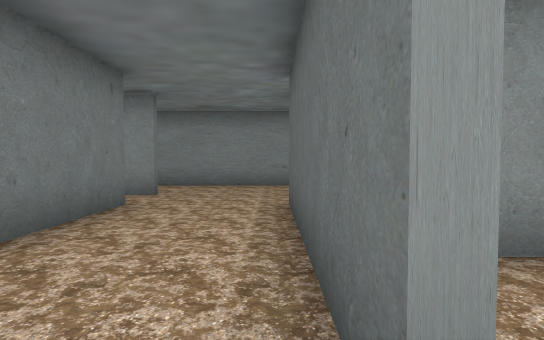
view 1 (above)

24 first-person views from a walk through a 3-D level made in the Unity game engine. The camera is 1.5 m above the floor, tilts 2° down and sees 85° across. The floor is counted in squares, 2 m on a side. Each view is taken from the middle of a square. On the plan, view 1 faces up. The plan holds only what a view shows up to about 10 squares ahead; the rest is blank. The place goes on beyond the plan. The player character is not drawn. Some surface patterns are stand-ins.

view 2
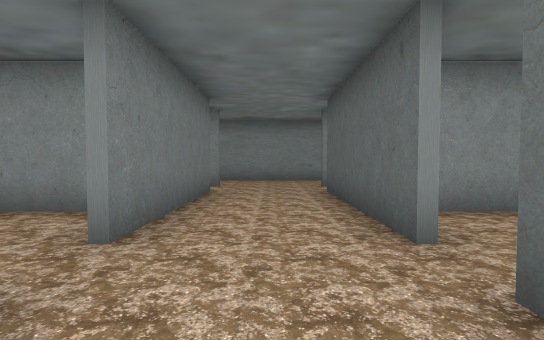

view 3
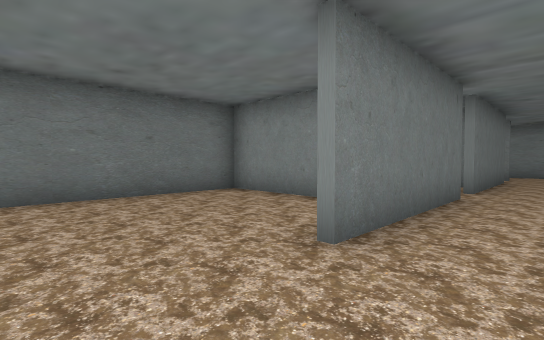

view 4
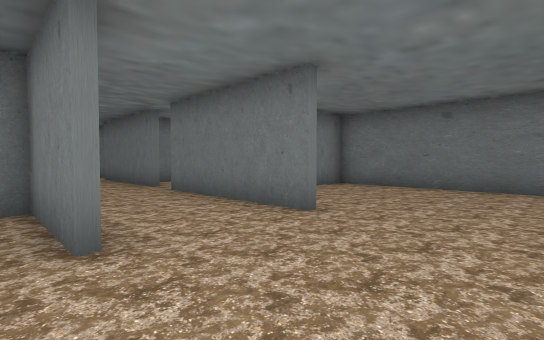

view 5
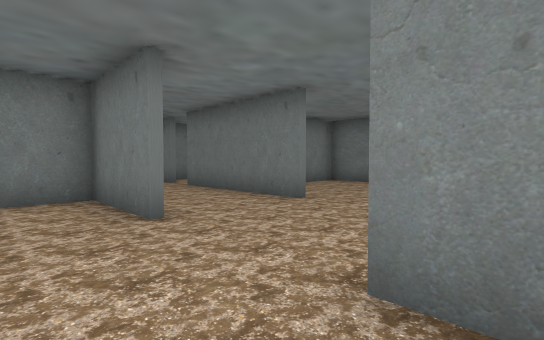

view 6
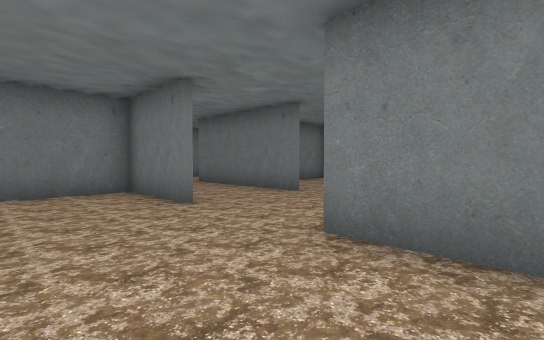

view 7
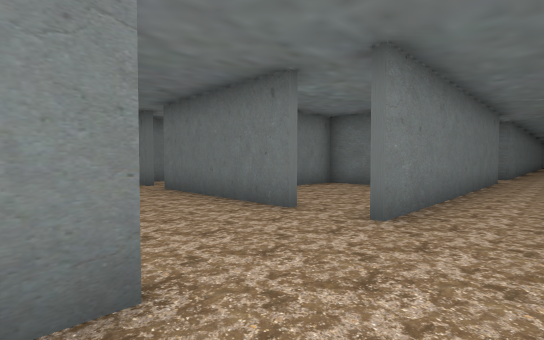

view 8
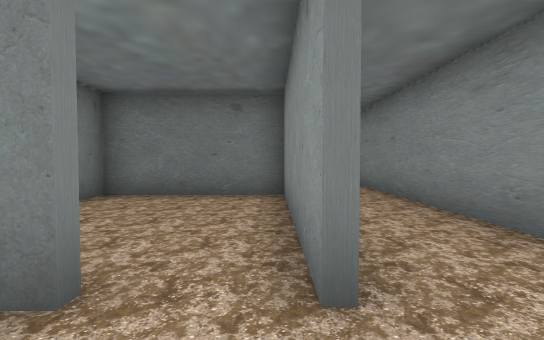

view 9
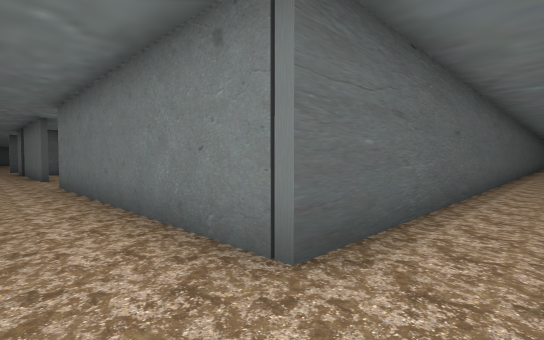

view 10
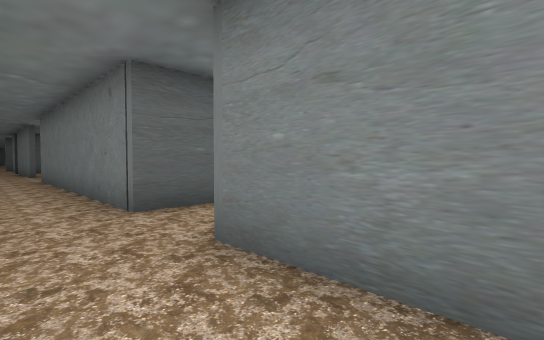

view 11
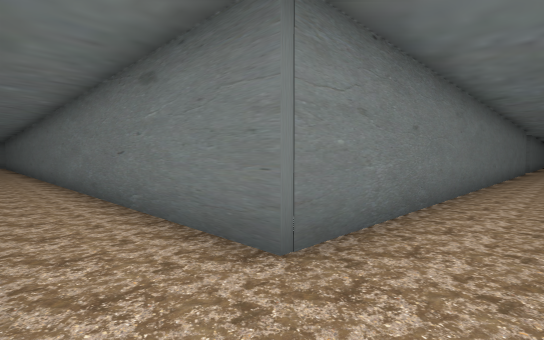

view 12
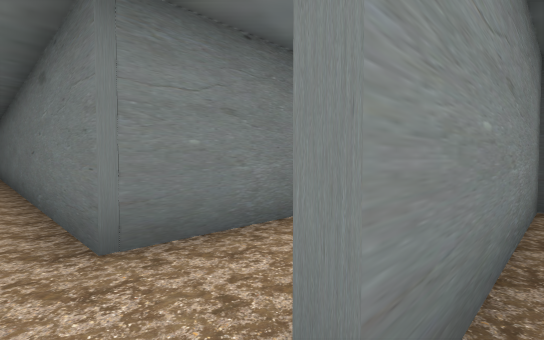

view 13
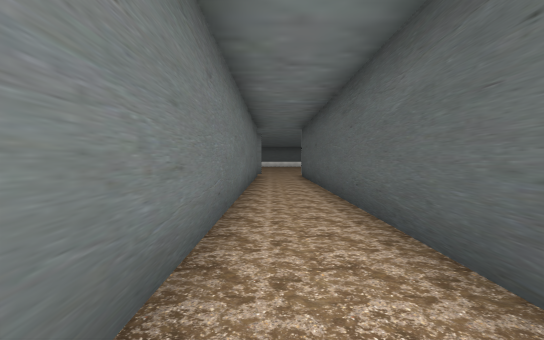

view 14
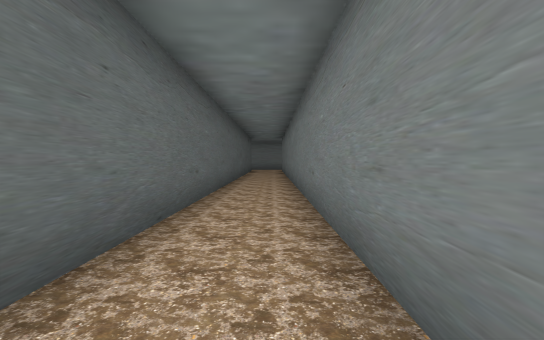

view 15
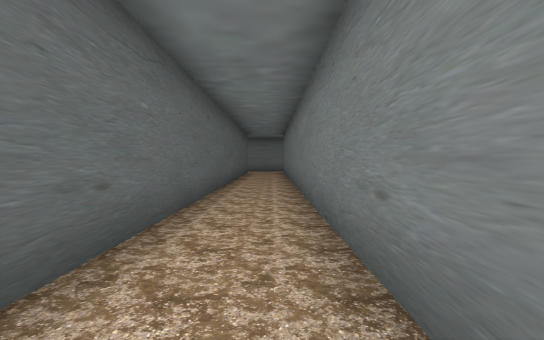

view 16
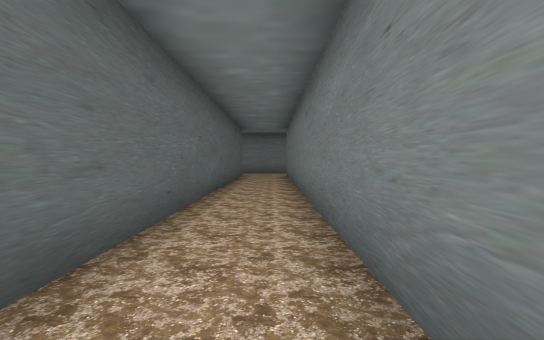

view 17
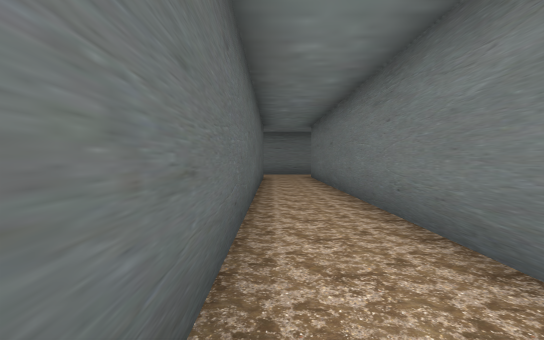

view 18
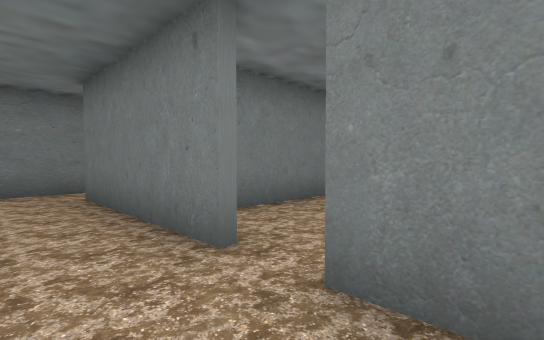

view 19
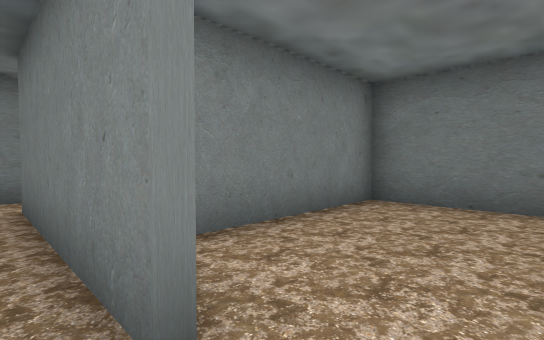

view 20
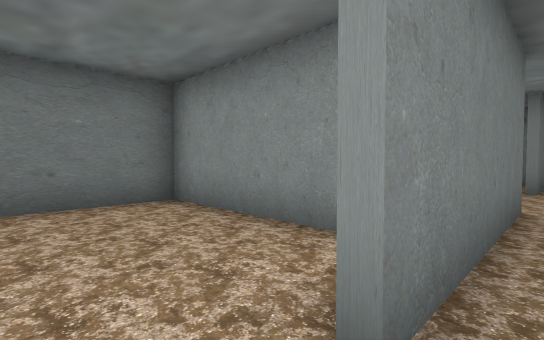

view 21
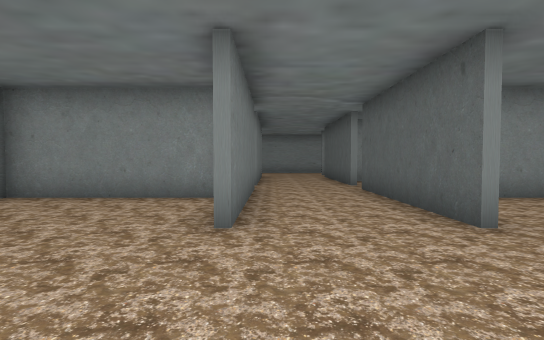

view 22
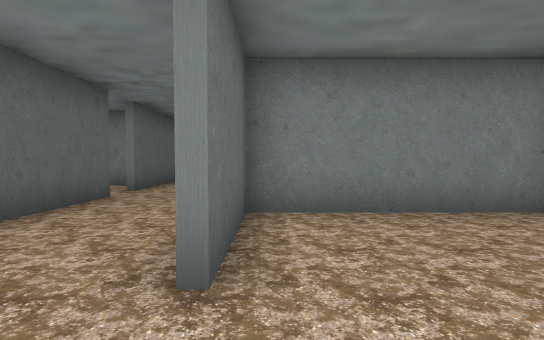

view 23
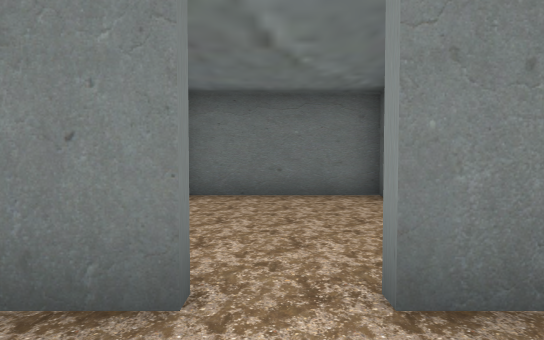

view 24
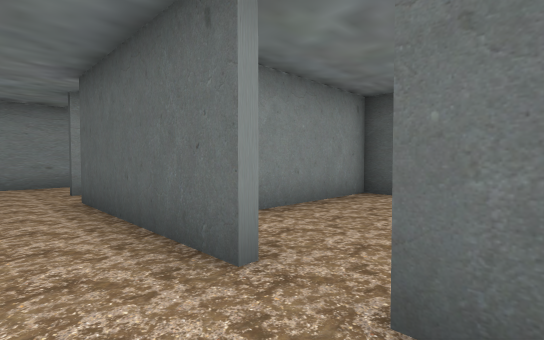

### Floor plan
Ten units are one square. View 1 is at (0, 0); x grows to the right and y downward. Boxes are objects, and circles mark ways between rooms. Rooms are numbered by the first view taken in them; rooms with no view inside come last. Other rooms are left out.
<svg viewBox="-241 -91 281 271">
<path fill="none" stroke="#000" d="M35 -23 14 -23M-28 22 -72 22 -72 99M-24 4 -24 49M-72 102 -26 102 -26 76M-24 -50 -24 -5M-24 76 -24 121M3 -5 3 -50M5 30 5 49M3 49 3 4M-236 -64 -127 -64 -127 175M5 76 5 102 28 102M4 -64 10 -64M-24 130 -24 175M34 22 24 22M9 -86 -98 -86M3 120 3 95M-106 175 -106 -64 -24 -64M3 160 3 130M-72 -20 -72 18M-29 -23 -50 -23M-36 104 -72 104M-72 99 -72 146 -32 146M-72 -25 -55 -25M-24 -63 -72 -63 -72 -20"/>
<circle cx="0" cy="0" r="3" fill="#2a7"/>
<circle cx="-30" cy="0" r="3" fill="#2a7"/>
<circle cx="-30" cy="125" r="3" fill="#2a7"/>
<circle cx="-30" cy="-50" r="3" fill="#2a7"/>
<text x="20" y="0">1</text>
<text x="-120" y="10">2</text>
<text x="-50" y="0">3</text>
<text x="-50" y="120">4</text>
<text x="-50" y="-40">5</text>
</svg>
Room 1 opens to room 2. Room 2 opens to room 3. Room 2 opens to room 4. Room 2 opens to room 5.

Where each view was taken, in squares from view 1:
view 1: 0 up, 0 right, facing up
view 2: 2 down, 1 left, facing up
view 3: 7 down, 1 left, facing up-left
view 4: 5 down, 1 right, facing down-left
view 5: 4 down, 2 right, facing down-left
view 6: 3 down, 3 right, facing down-left
view 7: 8 up, 1 right, facing down-left
view 8: 6 up, 1 left, facing left
view 9: 8 up, 12 left, facing down-right
view 10: 8 up, 15 left, facing down-right
view 11: 8 up, 11 left, facing down-left
view 12: 9 up, 12 left, facing down-left
view 13: 7 down, 12 left, facing up
view 14: 3 down, 12 left, facing down
view 15: 6 down, 12 left, facing down
view 16: 9 down, 12 left, facing down
view 17: 10 down, 11 left, facing down
view 18: 11 down, 1 left, facing down-left
view 19: 12 down, 2 left, facing down-left
view 20: 13 down, 2 left, facing up-left
view 21: 8 down, 2 left, facing up
view 22: 6 down, 3 left, facing down
view 23: 0 up, 1 left, facing left
view 24: 1 down, 1 left, facing up-right
